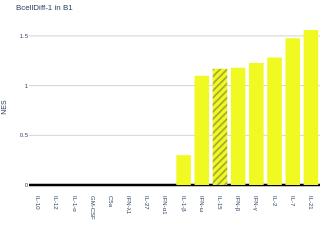

The cell this chart's notebook holds for it:
### Code cell
cell_type_data = 'B1 (B_cell)'
cell_type_dict = "B cell"
program = "BcellDiff-1"

df_nes = make_bar_chart(
    results,
    results_robust,
    significant_effects_df,
    cell_type_dict = cell_type_dict,
    cell_type_data = cell_type_data,
    program = program,
    cell_type_data_column = "celltype_combo",
    cytokine_column = "cytokine",
    alpha=0.1,
    width = 200,
    height = 50,
    # path = f"./results_final_DEGs/figures/bar_plot_{program}_{cell_type_data}_{tissue}.svg",
    title = f"{program} in {cell_type_data.split(' ')[0]}",
    adata = adata[(adata.obs.labels=="B1") & (adata.obs.MS == "True") & (adata.obs.tissue == "blood")],
    cytokine_info = cytokine_info,
)
df_nes = df_nes.reset_index().rename({"index": "cytokine"},axis=1)

### Figure 1 — Plotly figure (JSON) as saved in the notebook; plotly's stock layout.template omitted (floating-point values rounded to 4 significant figures)
{"data": [{"hovertemplate": "pattern_shape=<br>=%{x}<br>NES=%{y}<br>direction=%{marker.color}<extra></extra>", "legendgroup": "", "marker": {"color": [-1.0, 1.0, 1.0, 1.0, 1.0, 1.0, 1.0, 1.0, 1.0, 1.0, 1.0, 1.0, 1.0, 1.0], "coloraxis": "coloraxis", "line": {"width": 0}, "pattern": {"shape": "", "size": 5, "solidity": 0.3}}, "name": "", "orientation": "v", "showlegend": false, "textposition": "auto", "type": "bar", "x": ["IL-10", "IL-12", "IL-1-α", "GM-CSF", "C5a", "IFN-λ1", "IL-27", "IL-1-β", "IFN-ω", "IFN-β", "IFN-γ", "IL-2", "IL-7", "IL-21"], "xaxis": "x", "y": [0.0, 0.0, 0.0, 0.0, 0.0, 0.0, 0.0, 0.3003, 1.099, 1.179, 1.227, 1.282, 1.478, 1.56], "yaxis": "y"}, {"hovertemplate": "pattern_shape=//<br>=%{x}<br>NES=%{y}<br>direction=%{marker.color}<extra></extra>", "legendgroup": "//", "marker": {"color": [1.0, 1.0], "coloraxis": "coloraxis", "line": {"width": 0}, "pattern": {"shape": "/", "size": 5, "solidity": 0.3}}, "name": "//", "orientation": "v", "showlegend": true, "textposition": "auto", "type": "bar", "x": ["IFN-α1", "IL-15"], "xaxis": "x", "y": [0.0, 1.171], "yaxis": "y"}], "layout": {"barmode": "relative", "coloraxis": {"colorbar": {"title": {"text": "direction"}}, "colorscale": [[0, "#0d0887"], [0.1111, "#46039f"], [0.2222, "#7201a8"], [0.3333, "#9c179e"], [0.4444, "#bd3786"], [0.5556, "#d8576b"], [0.6667, "#ed7953"], [0.7778, "#fb9f3a"], [0.8889, "#fdca26"], [1, "#f0f921"]], "showscale": false}, "font": {"family": "Arial", "size": 6}, "height": 50, "legend": {"title": {"text": "pattern_shape"}, "tracegroupgap": 0}, "margin": {"b": 0, "l": 0, "pad": 0, "r": 0, "t": 20}, "paper_bgcolor": "rgba(255,255,255,1)", "plot_bgcolor": "rgba(0,0,0,0)", "showlegend": false, "title": {"text": "BcellDiff-1 in B1"}, "width": 200, "xaxis": {"anchor": "y", "categoryarray": ["IL-10", "IL-12", "IL-1-α", "GM-CSF", "C5a", "IFN-λ1", "IL-27", "IFN-α1", "IL-1-β", "IFN-ω", "IL-15", "IFN-β", "IFN-γ", "IL-2", "IL-7", "IL-21"], "categoryorder": "array", "domain": [0, 1], "gridcolor": "lightgray", "showgrid": false, "tickangle": 90, "tickfont": {"family": "Arial", "size": 6}, "title": {"text": ""}}, "yaxis": {"anchor": "x", "domain": [0, 1], "gridcolor": "lightgray", "range": [-0.1, 1.66], "showgrid": true, "tickfont": {"family": "Arial", "size": 6}, "title": {"text": "NES"}, "zeroline": true, "zerolinecolor": "black", "zerolinewidth": 2.5}}}
